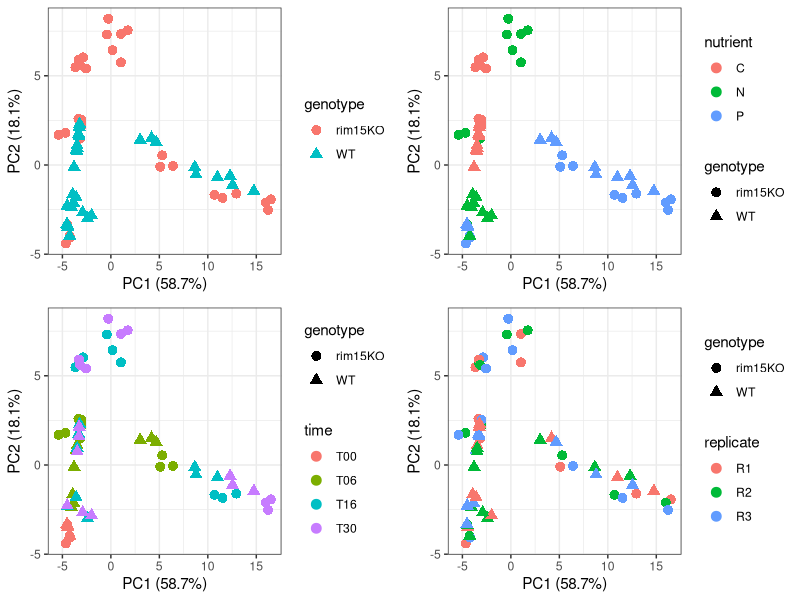
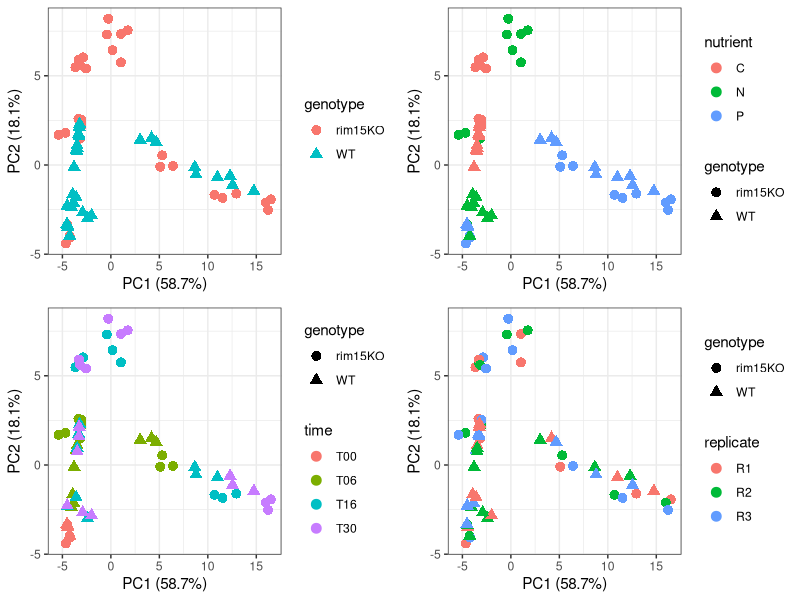

Generate these figures, in order, with R:
## ---- chunk 1
library(tidyverse)

ratios <- read_csv("./tables/normed_ratio_perseus.csv")

dir.create("./revision3/output", showWarnings = FALSE, recursive = TRUE)
## ---- chunk 2
# Sample columns are named genotype_nutrient_time_replicate, e.g. WT_C_T06_R2.
sample_cols <- grep("^(WT|rim15KO)_", names(ratios), value = TRUE)

# Matrix: samples in rows (like observations), proteins in columns.
# Keep proteins quantified in every sample so PCA needs no imputation
# (mirrors the complete-case approach used in the per-genotype PCA).
mat <- ratios %>%
  select(`Protein IDs`, all_of(sample_cols)) %>%
  column_to_rownames("Protein IDs") %>%
  as.matrix()

complete <- mat[rowSums(is.na(mat)) == 0, , drop = FALSE]
message(nrow(complete), " proteins complete across all ", ncol(complete), " samples")

# log2 the ratios before PCA
pca_in <- t(log2(complete))

meta <- tibble(sample = rownames(pca_in)) %>%
  separate(sample, into = c("genotype", "nutrient", "time", "replicate"),
           sep = "_", remove = FALSE)
## ---- chunk 3
pc <- prcomp(pca_in, center = TRUE, scale. = FALSE)
var_expl <- 100 * pc$sdev^2 / sum(pc$sdev^2)

scores <- as_tibble(pc$x[, 1:4], rownames = "sample") %>% left_join(meta, by = "sample")

plot_pca <- function(color_by) {
  ggplot(scores, aes(PC1, PC2, color = .data[[color_by]], shape = genotype)) +
    geom_point(size = 3) +
    labs(x = sprintf("PC1 (%.1f%%)", var_expl[1]),
         y = sprintf("PC2 (%.1f%%)", var_expl[2]),
         color = color_by) +
    theme_bw()
}

p <- cowplot::plot_grid(plot_pca("genotype"), plot_pca("nutrient"),
                        plot_pca("time"), plot_pca("replicate"), nrow = 2)
p
ggsave("./revision3/output/combined_pca.pdf", p, width = 10, height = 8)

# Which PC captures genotype? Correlate PCs with genotype indicator.
scores %>%
  mutate(gt = as.numeric(genotype == "WT")) %>%
  summarise(across(starts_with("PC"), ~ cor(.x, gt))) %>%
  pivot_longer(everything(), names_to = "PC", values_to = "cor_with_genotype") %>%
  arrange(desc(abs(cor_with_genotype)))
## ---- chunk 4
# Identify the offset WT carbon replicate on PC2 (per Fig S2C), then re-run the
# PCA without that replicate and confirm the genotype/nutrient/time structure
# is unchanged.
scores %>% filter(genotype == "WT", nutrient == "C") %>%
  select(sample, PC1, PC2) %>% arrange(PC2)

# TODO once the outlier sample is identified from the table above:
# drop it, re-run prcomp, and compare loadings/score structure.
## ---- chunk 5
sessionInfo()
